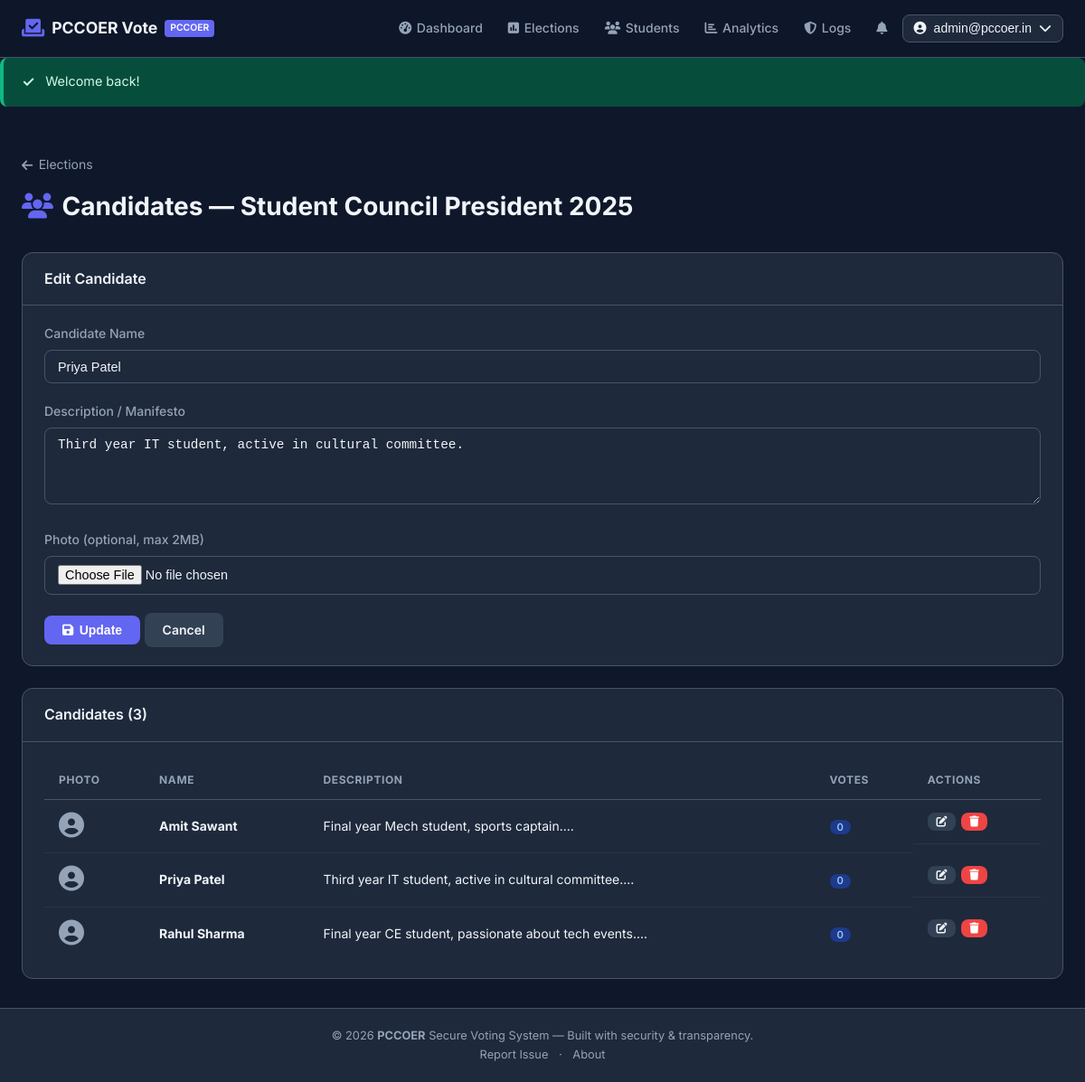
Page /admin/candidates.php?election_id=1&edit=2 (signed in) on the committed database.
### tables this page shows
CREATE TABLE IF NOT EXISTS elections (
    id INT AUTO_INCREMENT PRIMARY KEY,
    title VARCHAR(200) NOT NULL,
    description TEXT,
    start_time DATETIME NOT NULL,
    end_time DATETIME NOT NULL,
    status ENUM('upcoming','active','completed') NOT NULL DEFAULT 'upcoming',
    created_by INT NOT NULL,                
    created_at DATETIME NOT NULL DEFAULT CURRENT_TIMESTAMP,
    CONSTRAINT fk_election_creator FOREIGN KEY (created_by) REFERENCES users(id)
);

CREATE TABLE IF NOT EXISTS candidates (
    id INT AUTO_INCREMENT PRIMARY KEY,
    election_id INT NOT NULL,               
    name VARCHAR(100) NOT NULL,
    description TEXT,
    photo VARCHAR(255) DEFAULT NULL,        
    CONSTRAINT fk_candidate_election FOREIGN KEY (election_id) REFERENCES elections(id) ON DELETE CASCADE
);

### includes/functions.php (called while the page is built, shortened)
<?php
function clean(string $input): string {
    return htmlspecialchars(strip_tags(trim($input)), ENT_QUOTES, 'UTF-8');
}

### admin/candidates.php (the view, shortened to what this page needs)
<?php
$db  = getDB();
$eid = (int)($_GET['election_id'] ?? 0);
$election = $db->prepare("SELECT * FROM elections WHERE id=?");
$election->execute([$eid]);
$election = $election->fetch();
$editCandidate = null;
if (isset($_GET['edit'])) {
    $s = $db->prepare("SELECT * FROM candidates WHERE id=? AND election_id=?");
    $s->execute([(int)$_GET['edit'], $eid]);
    $editCandidate = $s->fetch();
}
$candidates = $db->prepare("SELECT c.*, COUNT(v.id) as votes FROM candidates c LEFT JOIN votes v ON v.candidate_id=c.id AND v.election_id=? AND v.is_valid=1 WHERE c.election_id=? GROUP BY c.id ORDER BY c.name");
$candidates->execute([$eid, $eid]);
$candidates = $candidates->fetchAll();
include __DIR__ . '/../includes/header.php';
?>
<div class="page-container">
  <div class="page-header">
    <a href="elections.php" class="back-link"><i class="fas fa-arrow-left"></i> Elections</a>
    <h1><i class="fas fa-users"></i> Candidates — <?= clean($election['title']) ?></h1>
  </div>
  <div class="card mb-3">
    <div class="card-header"><h3><?= $editCandidate ? 'Edit Candidate' : 'Add Candidate' ?></h3></div>
    <div class="card-body">
      <form method="POST" enctype="multipart/form-data">
        <div class="form-group">
          <label>Candidate Name</label>
          <input type="text" name="name" class="form-control" required value="<?= clean($editCandidate['name'] ?? '') ?>">
        </div>
        <div class="form-group">
          <label>Description / Manifesto</label>
          <textarea name="description" class="form-control" rows="4"><?= clean($editCandidate['description'] ?? '') ?></textarea>
        </div>
        <div class="form-group">
          <label>Photo (optional, max 2MB)</label>
          <input type="file" name="photo" class="form-control" accept="image/*">
        </div>
        <button type="submit" class="btn btn-primary"><i class="fas fa-save"></i> <?= $editCandidate ? 'Update' : 'Add Candidate' ?></button>
        <?php if ($editCandidate): ?><a href="candidates.php?election_id=<?= $eid ?>" class="btn btn-secondary">Cancel</a><?php endif; ?>
      </form>
    </div>
  </div>
  <div class="card">
    <div class="card-header"><h3>Candidates (<?= count($candidates) ?>)</h3></div>
    <div class="card-body">
      <table class="data-table">
        <thead><tr><th>Photo</th><th>Name</th><th>Description</th><th>Votes</th><th>Actions</th></tr></thead>
        <tbody>
        <?php foreach ($candidates as $c): ?>
          <tr>
            <td>
              <?php if ($c['photo']): ?>
                <img src="<?= BASE_URL ?>uploads/<?= clean($c['photo']) ?>" class="thumb-sm" alt="">
              <?php else: ?>
                <i class="fas fa-user-circle fa-2x text-muted"></i>
              <?php endif; ?>
            </td>
            <td><strong><?= clean($c['name']) ?></strong></td>
            <td><?= clean(substr($c['description'] ?? '', 0, 60)) ?>...</td>
            <td><span class="badge badge-blue"><?= $c['votes'] ?></span></td>
            <td class="action-btns">
              <a href="candidates.php?election_id=<?= $eid ?>&edit=<?= $c['id'] ?>" class="btn btn-secondary btn-xs"><i class="fas fa-edit"></i></a>
              <a href="candidates.php?election_id=<?= $eid ?>&delete=<?= $c['id'] ?>" class="btn btn-danger btn-xs" onclick="return confirm('Delete this candidate?')"><i class="fas fa-trash"></i></a>
            </td>
          </tr>
        <?php endforeach; ?>
        </tbody>
      </table>
    </div>
  </div>
</div>
<?php include __DIR__ . '/../includes/footer.php'; ?>

### assets/css/style.css (style rules this page uses)
:root { --primary: #6366f1; --primary-dark: #4f46e5; --primary-light: #e0e7ff; --secondary: #8b5cf6; --success: #10b981; --danger: #ef4444; --warning: #f59e0b; --info: #06b6d4; --dark: #0f172a; --surface: #1e293b; --surface-2: #334155; --border: #475569; --text: #f1f5f9; --text-muted: #94a3b8; --radius: 12px; --radius-sm: 8px; --shadow: 0 4px 24px rgba(0,0,0,0.3); --shadow-lg: 0 8px 40px rgba(0,0,0,0.4); --transition: 0.2s ease; }
*, *::before, *::after { box-sizing: border-box; margin: 0; padding: 0; }
html { scroll-behavior: smooth; }
body { font-family: 'Inter', sans-serif; background: var(--dark); color: var(--text); line-height: 1.6; min-height: 100vh; display: flex; flex-direction: column; }
a { color: var(--primary); text-decoration: none; transition: var(--transition); }
.badge { display: inline-flex; align-items: center; justify-content: center; padding: 0.15rem 0.5rem; border-radius: 999px; font-size: 0.7rem; font-weight: 600; line-height: 1; }
.badge-blue { background: #1e3a8a; color: #93c5fd; }
.page-container { max-width: 1200px; margin: 0 auto; padding: 2rem 1.5rem; }
.btn { display: inline-flex; align-items: center; gap: 0.4rem; padding: 0.5rem 1.25rem; border-radius: var(--radius-sm); font-size: 0.875rem; font-weight: 600; cursor: pointer; border: none; transition: var(--transition); white-space: nowrap; }
.btn-primary { background: var(--primary); color: #fff; }
.btn-secondary { background: var(--surface-2); color: var(--text); }
.btn-danger { background: var(--danger); color: #fff; }
.btn-xs { padding: 0.25rem 0.6rem; font-size: 0.75rem; }
.mb-3 { margin-bottom: 1.5rem; }
.form-group { margin-bottom: 1.25rem; }
.form-group label { display: block; font-size: 0.875rem; font-weight: 500; color: var(--text-muted); margin-bottom: 0.4rem; }
.form-control { width: 100%; background: var(--surface); border: 1px solid var(--border); color: var(--text); padding: 0.6rem 0.875rem; border-radius: var(--radius-sm); font-size: 0.9rem; transition: var(--transition); outline: none; }
.form-control::placeholder { color: var(--text-muted); }
textarea.form-control { resize: vertical; }
.card { background: var(--surface); border: 1px solid var(--border); border-radius: var(--radius); overflow: hidden; }
.card-header { padding: 1rem 1.5rem; border-bottom: 1px solid var(--border); display: flex; align-items: center; justify-content: space-between; flex-wrap: wrap; gap: 0.5rem; }
.card-header h3 { font-size: 1rem; font-weight: 600; color: var(--text); display: flex; align-items: center; gap: 0.5rem; }
.card-body { padding: 1.25rem 1.5rem; }
.page-header { margin-bottom: 1.75rem; }
.page-header h1 { font-size: 1.75rem; font-weight: 700; display: flex; align-items: center; gap: 0.6rem; margin-bottom: 0.25rem; }
.page-header h1 i { color: var(--primary); }
.back-link { display: inline-flex; align-items: center; gap: 0.4rem; font-size: 0.875rem; color: var(--text-muted); margin-bottom: 0.75rem; }
.data-table { width: 100%; border-collapse: collapse; font-size: 0.875rem; }
.data-table th { padding: 0.75rem 1rem; text-align: left; font-size: 0.75rem; text-transform: uppercase; letter-spacing: 0.05em; color: var(--text-muted); border-bottom: 1px solid var(--border); }
.data-table td { padding: 0.875rem 1rem; border-bottom: 1px solid rgba(71,85,105,0.3); vertical-align: middle; }
.data-table tr:last-child td { border-bottom: none; }
.action-btns { display: flex; gap: 0.35rem; flex-wrap: wrap; }
.text-muted { color: var(--text-muted) !important; }

### rows in the picture
elections: title "Student Council President 2025"
candidates: name "Priya Patel", description "Third year IT student, active in cultural committee.", votes "0"
candidates: name "Amit Sawant", description "Final year Mech student, sports captain.", votes "0"
candidates: name "Rahul Sharma", description "Final year CE student, passionate about tech events.", votes "0"

### other values in the picture
SITE_NAME "PCCOER Vote"
$_SESSION['email'] "admin@pccoer.in"
$flash['message'] "Welcome back!"
count($candidates) "3"
